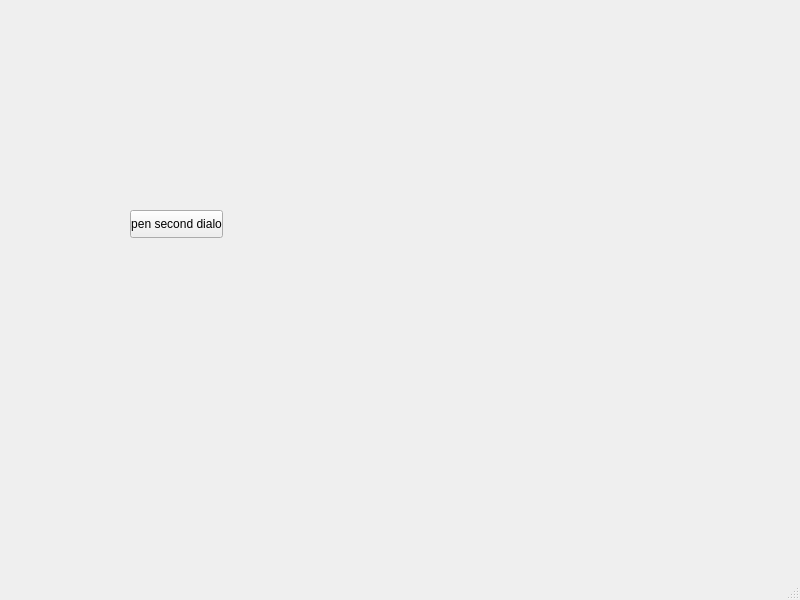
<?xml version="1.0" encoding="UTF-8"?>
<ui version="4.0">
 <class>MainWindow</class>
 <widget class="QMainWindow" name="MainWindow">
  <property name="geometry">
   <rect>
    <x>0</x>
    <y>0</y>
    <width>800</width>
    <height>600</height>
   </rect>
  </property>
  <property name="windowTitle">
   <string>MainWindow</string>
  </property>
  <widget class="QWidget" name="centralwidget">
   <widget class="QPushButton" name="pushButton">
    <property name="geometry">
     <rect>
      <x>130</x>
      <y>210</y>
      <width>93</width>
      <height>28</height>
     </rect>
    </property>
    <property name="text">
     <string>open second dialog</string>
    </property>
   </widget>
  </widget>
  <widget class="QMenuBar" name="menubar">
   <property name="geometry">
    <rect>
     <x>0</x>
     <y>0</y>
     <width>800</width>
     <height>26</height>
    </rect>
   </property>
  </widget>
  <widget class="QStatusBar" name="statusbar"/>
 </widget>
 <resources/>
 <connections/>
</ui>
